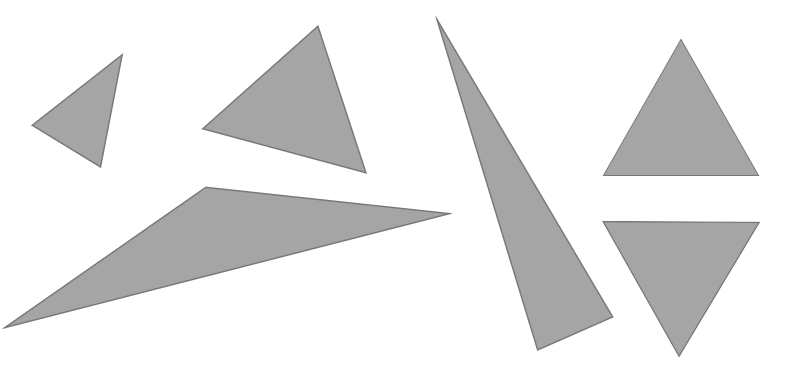
#> input picture proyecto_intermedio/Triangulos.PNG, 805 x 365 px
$ jupyter execute --allow-errors 'Proyecto Intermedio - Código.ipynb'
#> lines starting #> are read from the running program, lines starting #| are printed output that depends on the picture; after the words box and inside, x2 and y2 are one past the last pixel; in counts of white or black regions, pixels touching at a corner belong together
# Proyecto Intermedio
Puede ver el código original en el siguiente link: https://colab.research.google.com/drive/1PkG5bumzrGjhSmWLMduk5xUQzmxjUUUE?usp=sharing

# 0. Importar librerías necesarias y definir funciones de apoyo

[cell 1]
# Importando librerías
import cv2
import matplotlib.pyplot as plt
import numpy as np
from skimage.measure import label, regionprops_table, regionprops
from skimage.feature import canny
import pandas as pd

[cell 2]
# Definir funciones útiles
def show_img(img, figsize = (5, 5), **kwargs):
    fig, axs = plt.subplots(figsize = figsize)
    plt.imshow(img, **kwargs)
    plt.axis('off')

    return axs

def normalize(img):
    min_value = np.min(img)
    max_value = np.max(img)
    return (img - min_value) / (max_value - min_value)


# Genera imagenes binarias
def binarize(img, max_val):
	return (img >= max_val) * 255

# Transformación Negativa
def imcomplement(img):
	return np.abs(255 - img)


# Mostrar varias imágenes
def show_imgs_row(imgs, size = (7,7), is_gray = True, info = False, titles = None, is_double = False, max_pixels = 255):
    schema = (1, len(imgs))
    options = {}
    if is_gray:
        options["cmap"] = "gray"
        options["vmin"] = 0

    fig, axs = plt.subplots(*schema, figsize=size)

    for index in range(len(imgs)):
        vmax = 1 if is_double and is_double[index] else max_pixels
        axs[index].imshow(imgs[index], vmax = vmax, **options)
        axs[index].axis("off")
        if titles:
            axs[index].set_title(titles[index])

def normalize_img(img, norm_factor = 1):
	if (np.max(img) - np.min(img)) != 0:
		return (img - np.min(img)) / (np.max(img) - np.min(img)) * norm_factor

	return img / np.max(img)

## 0.5 Leer la imagen

[cell 3]
# Leer imagen
triangles = cv2.imread("Triangulos.PNG", cv2.IMREAD_GRAYSCALE)
#> triangles is the input picture: shape (365, 805); min 120, max 255, mean 232.1
# Mostrar
show_img(triangles, cmap = "gray")
plt.show()
triangles.shape
#> Out = (365, 805)

## 1. (2 puntos) Segmentar los triángulos de la imagen, calcule el área y el centroide para cada triángulo. Haga una tabla con esta información.

[cell 4]
# Para segmentarlos podriamos solamente hacer una imagen binaria y
bw_triangles = imcomplement(binarize(triangles, 255))
#> in binarize, `return (img >= max_val) * 255`:
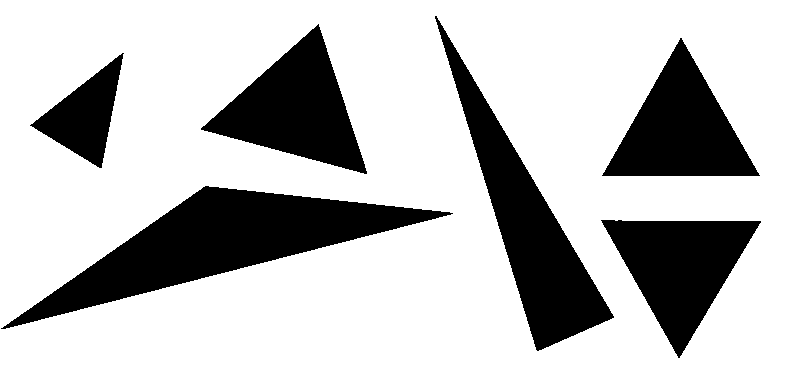
#> returned value: shape (365, 805) int64; 74.8% white; 6 black regions, box (x1, y1, x2, y2) and area: (1, 186, 453, 329) 20913, (435, 16, 614, 351) 15013, (201, 24, 367, 174) 11491, (601, 220, 761, 358) 11042, (602, 38, 760, 176) 10936, (30, 53, 124, 168) 4664
show_imgs_row([triangles, bw_triangles], titles = ['Original', 'Triángulos segmentados'], is_double = [False, True], size = (15, 15))
#> in show_imgs_row, `schema = (1, len(imgs))`: schema = (1, 2)
#> the loop in show_imgs_row, `for index in range(len(imgs)):` made 2 passes
#> vmax on passes 1 to 2: 255, 1
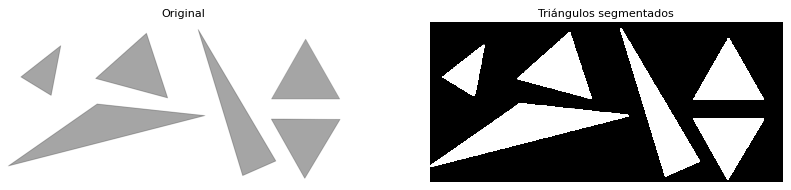
#> figure drawn by matplotlib, 2 panels

[cell 5]
# Estas lineas de código son solo para guardar la imagen individual y ponerla en los resultados
plt.subplots(figsize = (10, 10))
plt.imshow(bw_triangles, cmap = "gray")
plt.axis('off')
plt.title('Triángulos Segmentados')
plt.savefig('triangulos_segmentados.png', bbox_inches='tight', pad_inches=0)

[cell 6]
# Usar el label que es muy parecido a bwlabel, en lugar de 8 aca es 2
labels_triangles = label(bw_triangles, connectivity = 2)
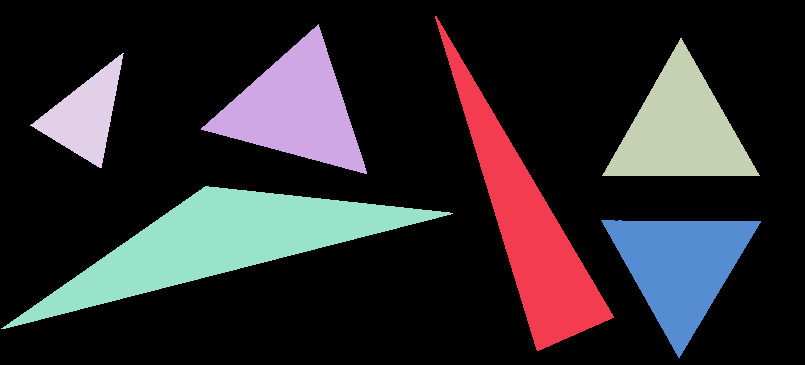
#> labels_triangles: shape (365, 805) int64; 7 distinct labels, from 0 to 6; one colour per label, 0 black

# Calcular el total de etiquetas (el total de triangulos)
n_triangles = labels_triangles.max()
#> n_triangles = 6

# Desplegar imagen
show_img(labels_triangles, cmap = "nipy_spectral", figsize = (10, 10)) # nipy_spectral
plt.title('Triángulos Etiquetados')
plt.savefig("triangulos_etiquetados.png")
plt.show()

print(f"Triangulos en la imagen según este algoritmo = {n_triangles}")
#| Triangulos en la imagen según este algoritmo = 6

[cell 7]
# Ahora a sacar las propiedades de estos triangulos
properties = regionprops_table(labels_triangles, properties=('area', 'centroid'))
#> properties = {'area': [15013, 11491, 10936, 4664, 20913, 11042], 'centroid-0': [225.9, 108.8, 129.3, 114.9, 242.7, 266.3], 'centroid-1': [527.6, 295, 680.5, 84.64, 219.6, 680]}
properties # Esto no tiene un formato de tabla como la queremos
#> Out has the same summary as properties

[cell 8]
# Transformemos a pandas y desplegando
stats_triangles = pd.DataFrame(properties)
#> stats_triangles = table of 6 rows and 3 columns
stats_triangles.columns = ["area", "centroid_row", "centroid_col"]

[cell 9]
# Con estos centroides podemos identificar a cada uno de los triangulos
fig, ax = plt.subplots(figsize = (10, 10))
ax.imshow(labels_triangles, cmap = 'nipy_spectral')
ax.set_title('Triángulos Etiquetados')
ax.axis('off')

# Cada número estará en el centroide de cada triángulo
for index, row in stats_triangles.iterrows():
    centroid = (row['centroid_col'], row['centroid_row'])
    ax.text(*centroid, str(index), color='black', ha='center', va='center')
#> this loop made 6 passes
#> centroid on passes 1 to 6: (527.6, 225.9), (295, 108.8), (680.5, 129.3), (84.64, 114.9), (219.6, 242.7), (680, 266.3)

plt.title('Triángulos Etiquetados')
plt.savefig("triangulos_etiquetados.png", bbox_inches='tight', pad_inches=0)
plt.show()

[cell 10]
# Imprimir la tabla de propiedades
new_index = [f"T{i}" for i in range(len(stats_triangles))]
#> new_index = ['T0', 'T1', 'T2', 'T3', 'T4', 'T5']
stats_triangles = stats_triangles.rename(index = dict(zip(stats_triangles.index, new_index)))
stats_triangles.to_excel("propiedades_triangulos.xlsx")
stats_triangles # Note que el area está en pixeles
#> Out = table of 6 rows and 3 columns

## 2. (2 puntos) Segmentar las aristas de cada triángulo. En los resultados mostrar la imagen donde se pinten las aristas encontradas

[cell 11]
# Para detectar edges usamos la función canny de skimage, pero primero tenemos que normalizar la imagen
bw_norm = normalize_img(bw_triangles)
# Detectar edges
edges = canny(bw_norm)
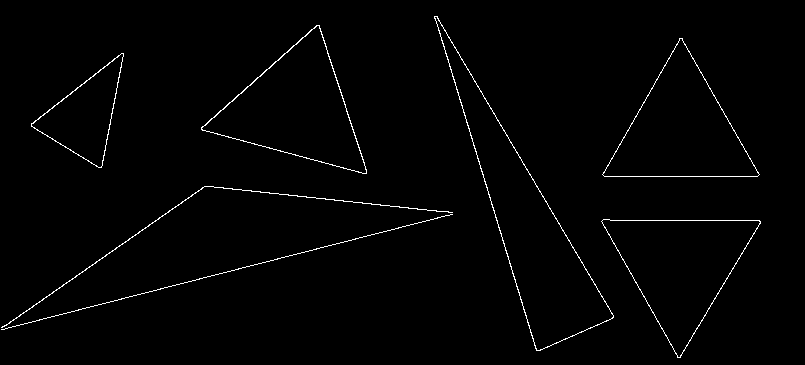
#> edges: shape (365, 805) bool; 1.3% white in thin lines or dots, all inside (x1, y1, x2, y2) = (1, 16, 761, 358)

[cell 12]
# Graficar y guardar esta nueva imagen
fig, ax = plt.subplots(figsize = (10, 10))
ax.imshow(edges, cmap = 'gray')
ax.set_title('Aristas de cada Triángulo')
ax.axis('off')
plt.savefig('triangulos_aristas.png', bbox_inches='tight', pad_inches=0)
plt.show()

## 3. (2 puntos) Encontrar los modelos de los segmentos de rectas que forman cada arista y para cada triángulo. Los parámetros que debe encontrar de cada arista son: θ, ρ, longitud. Hacer una tabla donde cada renglón sea una arista (identifíquelas con un número) y las columnas sean los parámetros indicados.

[cell 13]
# Más imports
from skimage.transform import hough_line, hough_line_peaks, probabilistic_hough_line

[cell 14]
# Para cada triangulo tenemos que hacer un análisis, para diferenciar entre triángulos podemos usar regionprops de python
properties = regionprops((labels_triangles))
#> properties = 6 regions; box (x1, y1, x2, y2) and area: (1, 186, 453, 329) 20913, (435, 16, 614, 351) 15013, (201, 24, 367, 174) 11491, (601, 220, 761, 358) 11042, (602, 38, 760, 176) 10936, (30, 53, 124, 168) 4664
edges_data = []

# Ahora analizar cada triángulo por separado
fig, ax = plt.subplots(2, 3, figsize=(10, 10))
# Ajustes
plt.tight_layout()
i, j = 0, 0
#> (the rest of this cell did not finish here and is left out)
